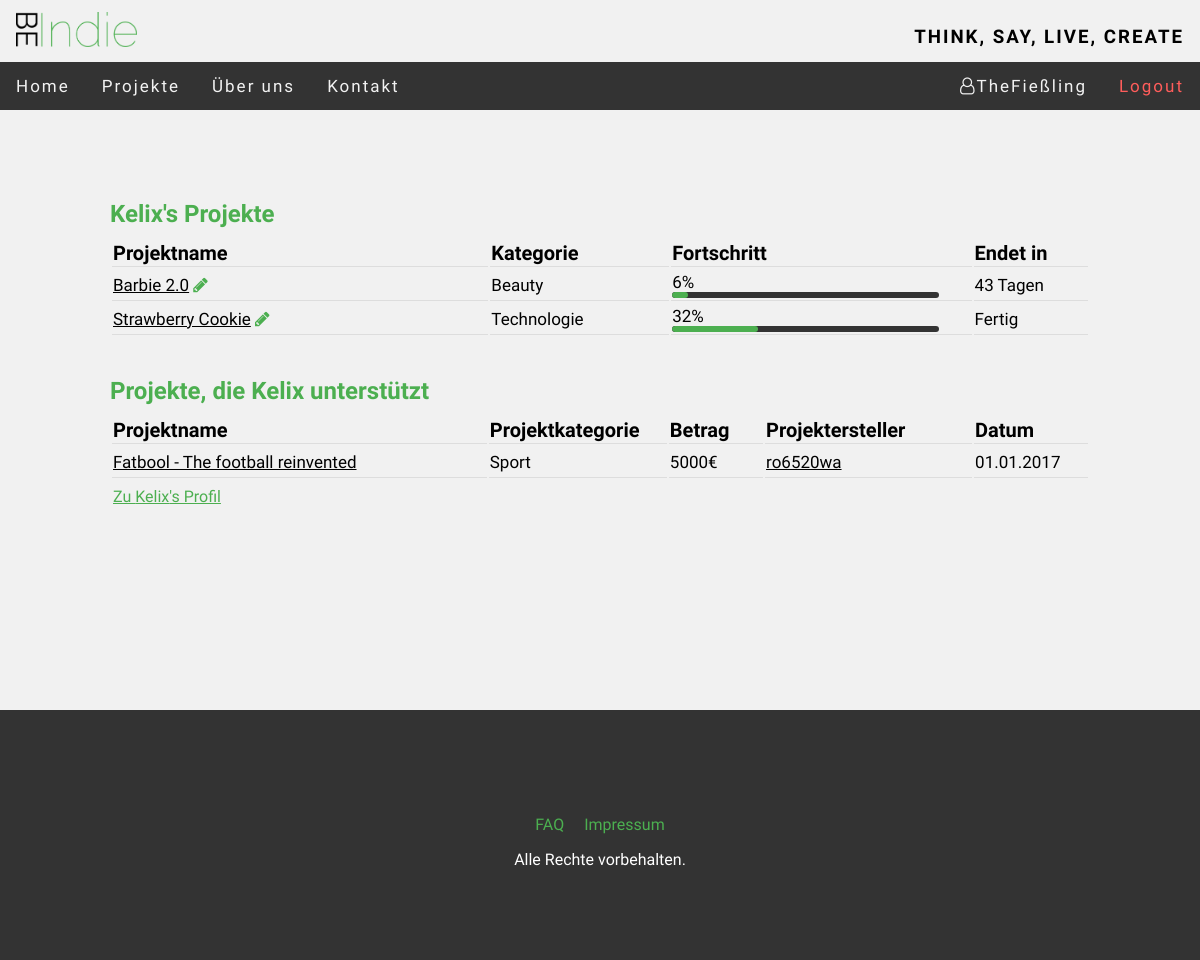
Page /BeIndie/index.php?page=my_projects&uname=TheFießling (signed in) on the committed database.
### tables this page shows
CREATE TABLE `user` (
  `user_ID` int(11) NOT NULL,
  `email` varchar(200) NOT NULL,
  `user_name` varchar(30) NOT NULL,
  `first_name` varchar(200) DEFAULT NULL,
  `last_name` varchar(200) DEFAULT NULL,
  `avatar` varchar(200) DEFAULT NULL,
  `location` varchar(200) DEFAULT NULL,
  `crypt_pw` varchar(200) NOT NULL,
  `user_bio` varchar(500) DEFAULT NULL
);

CREATE TABLE `project` (
  `project_ID` int(11) NOT NULL,
  `creator` varchar(200) NOT NULL,
  `title` varchar(200) NOT NULL,
  `goal` int(11) NOT NULL,
  `current_status` int(11) NOT NULL,
  `start_date` date NOT NULL,
  `end_date` date NOT NULL,
  `category` varchar(200) NOT NULL,
  `description` text NOT NULL
);

CREATE TABLE `transaction` (
  `transaction_ID` int(11) NOT NULL,
  `user_email` varchar(200) NOT NULL,
  `project_ID` int(11) NOT NULL,
  `amount` int(11) NOT NULL,
  `date` date NOT NULL
);

### BeIndie/includes/pages/my_projects/my_projects.php (the view, shortened to what this page needs)
<?php
$uname = $_GET["uname"];
$sess_user = "";
if(isset($_SESSION["username"])){
    $sess_user = $_SESSION["username"];
}
include ("includes/functions/swConnect.php");
$query = "SELECT user_name, first_name, user_ID FROM user WHERE user_name ='" . $uname . "'";
$result = mysqli_query($conn, $query);
$query_myprojects = "SELECT title, current_status, goal, project_ID, UNIX_TIMESTAMP(end_date), category FROM user u JOIN project p ON u.email=p.creator WHERE u.user_name='" . $uname . "'";
$query_supportprojects = "SELECT creator, amount, title, category, date, t.project_ID FROM user u JOIN transaction t ON u.email=t.user_email"
                        . " JOIN project p ON t.project_ID=p.project_ID WHERE u.user_name='" . $uname . "'";
$result_myprojects = mysqli_query($conn, $query_myprojects);
$result_supportprojects = mysqli_query($conn, $query_supportprojects);
$output = mysqli_fetch_assoc($result);
$name = "";
if ($output["first_name"] == NULL) {
    $name = $output["user_name"];
} else {
    $name = $output["first_name"];
}
$allow_edit = false;
if($output["user_name"] == $sess_user){
    $allow_edit = true;
}
?>
<div id="myproject_wrap">
    <div id="myprojects_table">
        <h2><?=$name?>'s Projekte</h2>
        <table>
            <tr>
                <th class="first">
                    Projektname
                </th>
                <th class="second">
                    Kategorie
                </th>
                <th class="third">
                    Fortschritt
                </th>
                <th class="fourth">
                    Endet in
                </th>
            </tr>
            <?php
               while($output1 = mysqli_fetch_assoc($result_myprojects)){ ?>
            <tr>
                <td>
                    <a class="project_links" href="index.php?page=projects&q=<?=$output1["project_ID"]?>"><?=$output1["title"]?></a>
                    <?php if($allow_edit == true) { $_SESSION["editid"] = $output1["project_ID"];?> <a class="edit_links" href="index.php?page=new_project2"><i class="fa fa-pencil" aria-hidden="true"></i></a> <?php } ?>
                </td>
                <td>
                    <?=$output1["category"]?>
                </td>
                <td>
                    <div class='percent_goal'>
                        <?php
                            $percent = number_format((($output1["current_status"] / $output1["goal"]) * 100));
                            echo $percent . "%";
                        ?>
                    </div>
                    <div class='goal_bar_table'><div class='current_bar_table' style='width:<?= $percent ?>%'></div></div>
                </td>
                <td>
                    <?php
                        $time = round(($output1["UNIX_TIMESTAMP(end_date)"] - strtotime(date('Y-m-d'))) / 3600);
                        $days = round(($output1["UNIX_TIMESTAMP(end_date)"] - strtotime(date('Y-m-d'))) / 86400);
                        if ($time <= 0) {
                            echo 'Fertig';
                        } elseif ($time > 72) {
                            echo $days . " Tagen";
                        } else {
                            echo $time . " Stunden";
                        }
                    ?>
                </td>
            </tr>
            <?php } ?>
        </table>
    </div>
    <div id="supportprojects_table">
        <h2>Projekte, die <?=$name?> unterstützt</h2>
        <table>
            <tr>
                <th class="first">
                  Projektname
                </th>
                <th class="second">
                    Projektkategorie
                </th>
                <th class="third_1">
                    Betrag
                </th>
                <th class="third_2">
                    Projektersteller
                </th>
                <th class="fourth">
                    Datum
                </th>
            </tr>
            <?php while($output2 = mysqli_fetch_assoc($result_supportprojects)) { ?>
            <tr>
                <td>
                    <a class="project_links" href="index.php?page=projects&q=<?=$output2["project_ID"]?>"><?=$output2["title"]?></a>
                </td>
                <td>
                    <?=$output2["category"]?>
                </td>
                <td>
                    <?=$output2["amount"]?>€
                </td>
                <td>
                    <?php $query_temp = "SELECT user_name, user_ID FROM user WHERE email='" . $output2["creator"] . "'";
                          $result_temp = mysqli_query($conn, $query_temp);
                          $output_temp = mysqli_fetch_assoc($result_temp);
                          echo "<a class='user_links' href='index.php?page=user_profile&id=" . $output_temp["user_ID"] ."'>" . $output_temp["user_name"] . "</a>";
                    ?>
                </td>
                <td>
                    <?=date("d.m.Y",strtotime($output2["date"]))?>
                </td>
            </tr>
            <?php } ?>
        </table>
    </div>
    <a id="profile_link" href="index.php?page=user_profile&id=<?=$output["user_ID"]?>">Zu <?=$name?>'s Profil</a>
</div>

### BeIndie/css/style.css (style rules this page uses)
* { margin: 0; }
body { background-color: #f1f1f1; }
body,h2,h3,h4,h5,h6,h7 { font-family: 'Raleway', sans-serif; }

### BeIndie/includes/pages/my_projects/css/my_projects.css (style rules this page uses)
#myproject_wrap { width: 980px; margin: 0 auto; padding: 50px 0; height: 500px; }
#myprojects_table { padding: 40px 0; }
#myprojects_table h2, #supportprojects_table h2 { color: #4CAF50; margin-bottom: 10px; }
#myprojects_table table, #supportprojects_table table { width: 100%; }
#myprojects_table th, #supportprojects_table th { font-size: 20px; text-align: left; border-bottom: 1px solid #ddd; }
#myprojects_table td, #supportprojects_table td { height: 29px; font-size: 17px; border-bottom: 1px solid #ddd; }
.first { width: 360px; }
.second { width: 170px; }
.third { width: 287px; }
.third_1 { width: 89px; }
.third_2 { width: 198px; }
.fourth { width: 108px; }
.goal_bar_table { width: 267px; background-color: #333; border-radius: 3px; height: 6px; overflow:hidden; }
.current_bar_table { background-color: #4CAF50; border-radius: 3px; height: 6px; overflow:hidden; }
.project_links, .user_links { text-decoration: underline; color: black; }
#profile_link { text-decoration: underline; color: #4CAF50; position: absolute; margin: 7px 3px; }
.edit_links { text-decoration: none; color: #4CAF50; }

### rows in the picture
user: first_name "Kelix"
project: title "Barbie 2.0", category "Beauty", percent "6", days "43"
project: title "Strawberry Cookie", category "Technologie", percent "32", shows "Fertig"
transaction: project_ID.title "Fatbool - The football reinvented", project_ID.category "Sport", amount "5000", user.user_name "ro6520wa", date "01.01.2017"

### other values in the picture
$_SESSION["username"] "TheFießling"
